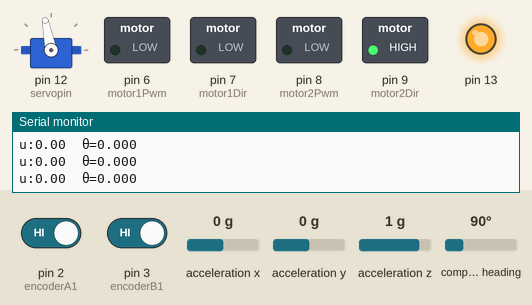
The sketch below on a simulated Arduino Uno, built with avr-gcc and run on an emulated ATmega328P. Parts: servo, switched loads named in the sketch (green lamp = pin HIGH), output pins drawn as LEDs (lit = HIGH), the last lines printed to the serial monitor. The inputs (shaded band) are chosen by the test bench; at power-on: acceleration x 0 g, pin 2 (encoderA1) HIGH, pin 3 (encoderB1) HIGH, acceleration y 0 g, acceleration z 1 g, compass heading 90°.

Above: at 2.2 s.
2.3 s: acceleration x set to -1.4 g
At 2.8 s:
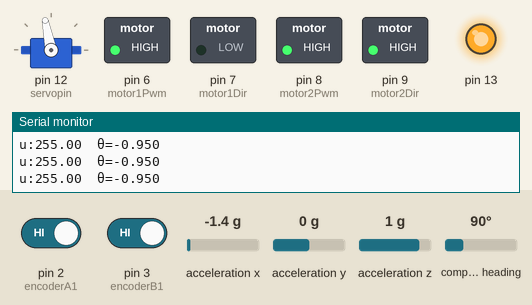
3.8 s: acceleration x set to 0.8 g
At 5.0 s:
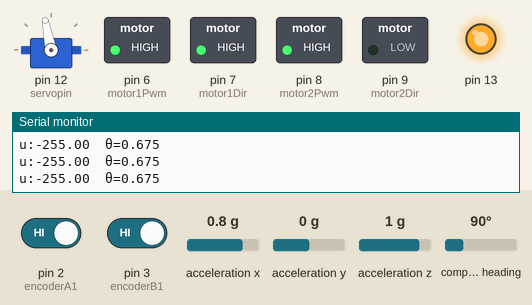
5.3 s: acceleration x set to -0.8 g
At 6.5 s:
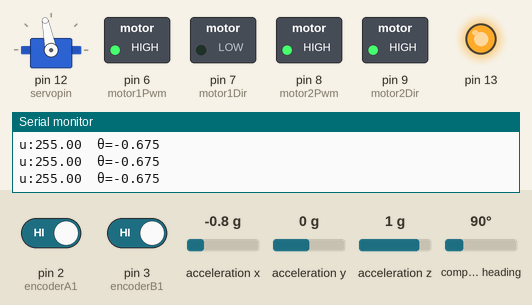
6.8 s: acceleration x set to 0 g
At 7.5 s:
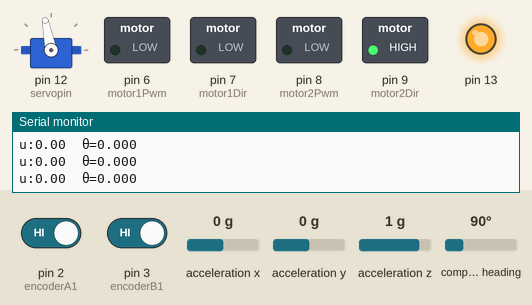
8.3 s: pin 2 (encoderA1) driven LOW
At 8.9 s:
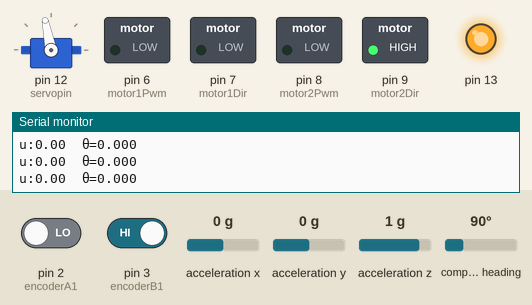
9.8 s: pin 2 (encoderA1) driven HIGH
At 11.2 s:
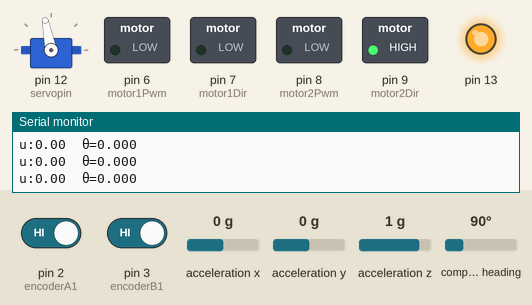
Timing chart, 0 to 12.3 s (numbered marks = the images above; inputs shaded):
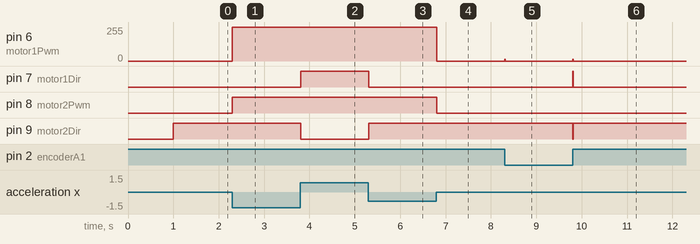

The sketch:

Lqr_Bno.ino
```cpp
#include <Wire.h>
#include <Adafruit_Sensor.h>
#include <Adafruit_BNO055.h>
#include <PWMServo.h>

PWMServo myservo;

//=====================================
// 1) HARDWARE PINS & CONSTANTS
//=====================================
const int encoderA1   = 2;    // Left wheel encoder A
const int encoderB1   = 3;    // Left wheel encoder B
const int encoderA2   = 4;    // Right wheel encoder A
const int encoderB2   = 5;    // Right wheel encoder B

const int motor1Dir   = 7;    // Left motor direction pin
const int motor1Pwm   = 6;    // Left motor PWM pin
const int motor2Dir   = 9;    // Right motor direction pin
const int motor2Pwm   = 8;    // Right motor PWM pin
const int servopin = 12;

volatile long count1 = 0, count2 = 0;      // encoder counts
const float PPR      = 1259.0;             // pulses per revolution

//=====================================
// 2) LQR GAINS (from MATLAB offline)
//    u = –[k1 k2 k3 k4] · [θ θ̇ φ φ̇]^T
//=====================================
const float k1 = 9844.0;   // gain on body angle θ
const float k2 =  363.6;   // gain on body rate θ̇
const float k3 =  1.0;   // gain on wheel angle φ
const float k4 =  44.0;   // gain on wheel rate φ̇

//=====================================
// 3) IMU SETUP
//=====================================
Adafruit_BNO055 bno = Adafruit_BNO055(55);

// For finite difference φ̇
float lastPhi1  = 0, lastPhi2  = 0;
float lastTime = 0;

void setup() {
  Serial.begin(115200);

  pinMode(13,OUTPUT);
  digitalWrite(13,HIGH);

  myservo.attach(servopin);
  myservo.write(101);
  // myservo.detach();

  // Initialize BNO055
  if (!bno.begin()) {
    Serial.println("BNO055 not detected. Check wiring!");
    while (1) delay(10);
  }
  delay(1000);
  bno.setExtCrystalUse(true);

  // Encoder pins & attach ISRs
  pinMode(encoderA1, INPUT_PULLUP);
  pinMode(encoderB1, INPUT_PULLUP);
  pinMode(encoderA2, INPUT_PULLUP);
  pinMode(encoderB2, INPUT_PULLUP);
  attachInterrupt(digitalPinToInterrupt(encoderA1), isr1, CHANGE);
  attachInterrupt(digitalPinToInterrupt(encoderA2), isr2, CHANGE);

  // Motor pins
  pinMode(motor1Dir, OUTPUT);
  pinMode(motor1Pwm, OUTPUT);
  pinMode(motor2Dir, OUTPUT);
  pinMode(motor2Pwm, OUTPUT);

  lastTime = millis() * 0.001;  // seconds
}

void loop() {
  //---- 1) Read body pitch θ and rate θ̇ from BNO055 ----
  sensors_event_t evt;
  bno.getEvent(&evt);
  float theta    = evt.orientation.y * DEG_TO_RAD;  // radians
  float thetaDot = evt.gyro.y;                      // rad/s

  //---- 2) Read wheel angles φ and rates φ̇ ----
  float now   = millis() * 0.001;
  float dt    = now - lastTime;
  if (dt <= 0) dt = 0.001;

  float phi1    = (count1 / PPR) * 2.0 * PI;       // left wheel [rad]
  float phi2    = (count2 / PPR) * 2.0 * PI;       // right wheel [rad]
  float phiDot1 = (phi1 - lastPhi1) / dt;          // left wheel [rad/s]
  float phiDot2 = (phi2 - lastPhi2) / dt;          // right wheel [rad/s]

  lastPhi1 = phi1;
  lastPhi2 = phi2;
  lastTime = now;

  // average the two wheels for φ and φ̇
  float phiAvg    = 0.5 * (phi1    + phi2);
  float phiDotAvg = 0.5 * (phiDot1 + phiDot2);

  //---- 3) Compute LQR control: u = –K·x ----
  float u = -(k1*theta + k2*thetaDot + k3*phiAvg + k4*phiDotAvg);
  u = constrain(u, -255, 255);  // saturate to PWM limits
  Serial.print("u:");
  Serial.print(u);
  Serial.print("\t");

  //---- 4) Drive both motors ----
  bool dir = (u >= 0);
  int pwm  = abs((int)u);

  // Left motor
  digitalWrite(motor1Dir, !dir);
  analogWrite(motor1Pwm, pwm);
  // Right motor
  digitalWrite(motor2Dir, dir);
  analogWrite(motor2Pwm, pwm);

  // Debug output
  Serial.print("θ=");     Serial.println(theta,   3);

  delay(5);  // ~200 Hz loop
}

//=====================================
// Encoder ISRs (quadrature count)
//=====================================
void isr1() {
  bool A = digitalRead(encoderA1);
  bool B = digitalRead(encoderB1);

      if (A == B) {
    count1++;
    }
    else {
    count1--;
  }
}

void isr2() {
  bool A = digitalRead(encoderA2);
  bool B = digitalRead(encoderB2);

    if (A == B) {
    count2++;
    }
    else {
    count2--;
  }
}
```

Measured:
- after the input at 2.3 s, pin 6 (motor1Pwm): 0/255 → 255/255 at once; pin 8 (motor2Pwm): LOW → HIGH at once
- after the input at 3.8 s, pin 7 (motor1Dir): LOW → HIGH at once; pin 9 (motor2Dir): HIGH → LOW at once
- after the input at 5.3 s, pin 7 (motor1Dir): HIGH → LOW at once; pin 9 (motor2Dir): LOW → HIGH at once
- after the input at 6.8 s, pin 6 (motor1Pwm): 255/255 → 0/255 at once; pin 8 (motor2Pwm): HIGH → LOW at once
- after the input at 8.3 s, pin 6 (motor1Pwm): 0/255 → 15/255 at once, → 0/255 0.01 s later
- after the input at 9.8 s, pin 6 (motor1Pwm): 0/255 → 13/255 at once, → 0/255 0.01 s later; pin 7 (motor1Dir): LOW → HIGH at once, → LOW 0.01 s later; pin 9 (motor2Dir): HIGH → LOW at once, → HIGH 0.01 s later
